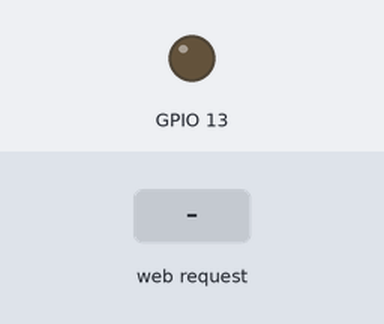
This sketch was run on a simulated ESP8266 (Wemos D1 mini). Parts: output pins drawn as LEDs (lit = HIGH). The inputs (shaded band) are chosen by the test bench. What the sketch prints to the serial monitor is not drawn.

Above: at 2.2 s.
2.3 s: HTTP request GET /LEDOn received
At 3.4 s:
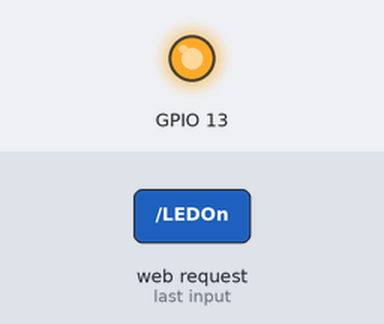
3.8 s: HTTP request GET /LEDOff received
At 4.5 s:
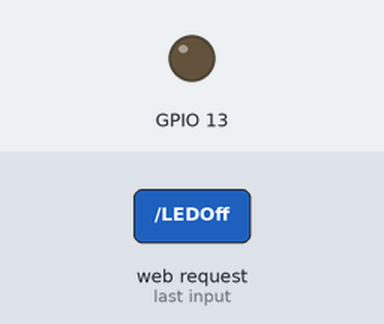
Timing chart, 0 to 6.8 s (numbered marks = the images above; inputs shaded):
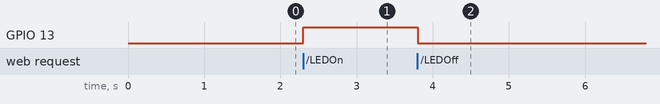

Measured:
- after the input at 2.3 s, GPIO 13: LOW → HIGH at once
- after the input at 3.8 s, GPIO 13: HIGH → LOW at once

The sketch:

first_try.ino
```cpp
#include <ESP8266WiFi.h>
#include <WiFiClient.h>
#include <ESP8266WebServer.h>


// Replace with your network credentials
const char* ssid = "<YOUR WIFI SSID>";
const char* password = "<YOUR WIFI PASSWORD>";
ESP8266WebServer server(80);

String index = "<h1>Simple NodeMCU Web Server</h1><p><a href=\"LEDOn\"><button>ON</button></a>&nbsp;<a href=\"LEDOff\"><button>OFF</button></a></p>";

void setup(void) {

  //the HTML of the web page

//make the LED pin output and initially turned off
    pinMode(13, OUTPUT);
    digitalWrite(13, LOW);

    delay(1000);
    Serial.begin(115200);
    WiFi.softAP(ssid, password); //begin WiFi access point
    Serial.println("");

    server.on("/", []() {
        server.send(200, "text/html", index);

  });
    server.on("/LEDOn", []() {
        server.send(200, "text/html", index);
        digitalWrite(13, HIGH);
        delay(1000);

  });
    server.on("/LEDOff", []() {
        server.send(200, "text/html", index);
        digitalWrite(13, LOW);
        delay(1000);

  });
    server.begin();
    Serial.println("Web server started!");
}
void loop(void) {
    server.handleClient();
}
```
